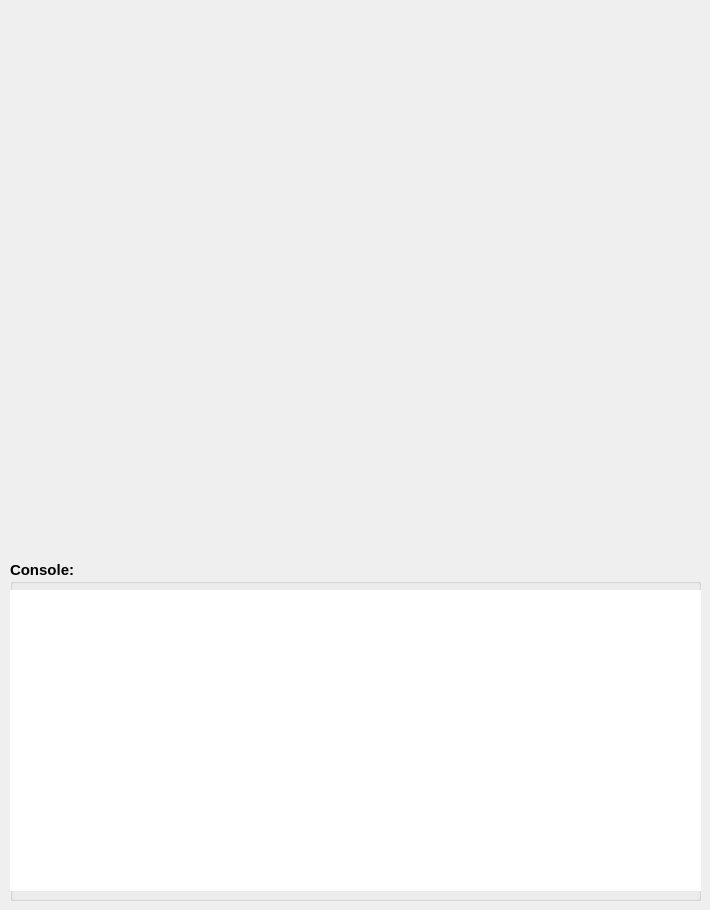
    <widget class="QWidget" name="tab_2">
     <attribute name="title">
      <string>Results</string>
     </attribute>
     <widget class="QWidget" name="verticalLayoutWidget">
      <property name="geometry">
       <rect>
        <x>10</x>
        <y>10</y>
        <width>691</width>
        <height>521</height>
       </rect>
      </property>
      <layout class="QVBoxLayout" name="plotLayout">
       <item>
        <widget class="MatplotlibWidget" name="pltWidget" native="true">
         <property name="sizePolicy">
          <sizepolicy hsizetype="Preferred" vsizetype="Preferred">
           <horstretch>0</horstretch>
           <verstretch>0</verstretch>
          </sizepolicy>
         </property>
        </widget>
       </item>
      </layout>
     </widget>
     <widget class="QGroupBox" name="groupBox_2">
      <property name="geometry">
       <rect>
        <x>10</x>
        <y>560</y>
        <width>691</width>
        <height>341</height>
       </rect>
      </property>
      <property name="font">
       <font>
        <pointsize>11</pointsize>
        <weight>75</weight>
        <bold>true</bold>
       </font>
      </property>
      <property name="title">
       <string>Console:</string>
      </property>
      <widget class="QPlainTextEdit" name="plainTextEdit">
       <property name="geometry">
        <rect>
         <x>0</x>
         <y>30</y>
         <width>691</width>
         <height>301</height>
        </rect>
       </property>
       <property name="font">
        <font>
         <pointsize>9</pointsize>
         <weight>50</weight>
         <bold>false</bold>
        </font>
       </property>
       <property name="focusPolicy">
        <enum>Qt::WheelFocus</enum>
       </property>
       <property name="frameShape">
        <enum>QFrame::NoFrame</enum>
       </property>
      </widget>
     </widget>
    </widget>
